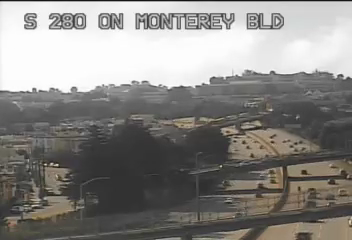
#> input picture frame 90 of car-tracking/test1.mp4, 352 x 240 px
$ python main.py   (older library calls are emulated)
#> lines starting #> are read from the running program, lines starting #| are printed output that depends on the picture
import cv2
import numpy as np

video_path = "../test1.mp4"

cap = cv2.VideoCapture(video_path)
ret, prev_frame = cap.read()
#> prev_frame is the input picture: shape (240, 352, 3); mean B, G, R 132.1, 135.2, 137.2

if not ret:
    print("Error reading video")
    exit()

prev_gray = cv2.cvtColor(prev_frame, cv2.COLOR_BGR2GRAY)
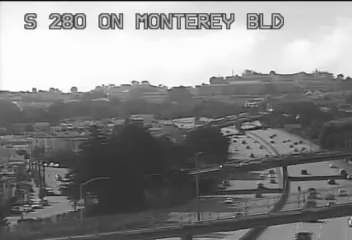
#> prev_gray: shape (240, 352); min 14, max 255, mean 135.5
prev_sobel = cv2.Sobel(prev_gray, cv2.CV_64F, 1, 1, ksize=3)
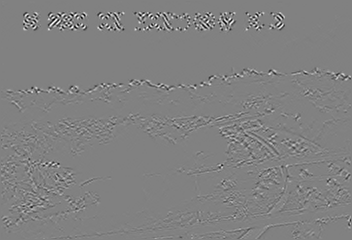
#> prev_sobel: shape (240, 352) float64; min -215, max 209, mean 0; drawn with min black and max white
prev_deltas = []  # store the last two deltas (so we can check across 3 frames)

while True:
    ret, frame = cap.read()
    if not ret:
        break

    gray = cv2.cvtColor(frame, cv2.COLOR_BGR2GRAY)
    blurred = cv2.GaussianBlur(gray, (5, 5), 0)
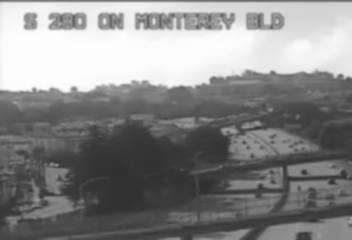
#> blurred: shape (240, 352); min 48, max 254, mean 135.6
    sobel = cv2.Sobel(blurred, cv2.CV_64F, 1, 1, ksize=3)
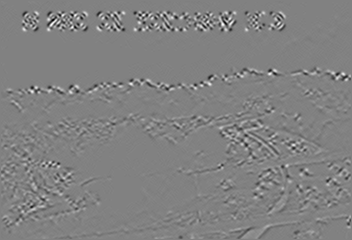
#> sobel: shape (240, 352) float64; min -65, max 63, mean 0; drawn with min black and max white

    delta = cv2.absdiff(sobel, prev_sobel)
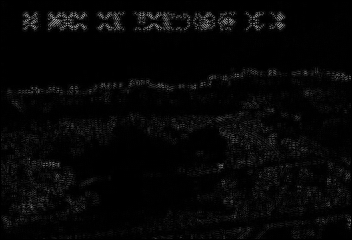
#> delta: shape (240, 352) float64; min 0, max 172, mean 6.1

    # normalize and convert to uint8 for masking/display
    delta /= np.max(delta) + 1e-10  # avoid division by zero
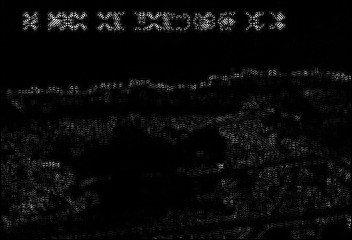
#> delta: shape (240, 352) float64; min 0, max 1, mean 0.0354
    delta *= 255.0
    delta = np.uint8(delta)

    # persistent motion across 3 frames: current delta AND previous two deltas
    persistent_motion_3 = np.zeros_like(delta)
    if len(prev_deltas) >= 2:
        current_mask = delta > 0
        prev_mask_1 = prev_deltas[-1] > 0
        prev_mask_2 = prev_deltas[-2] > 0
        persistent_mask_3 = current_mask & prev_mask_1 & prev_mask_2
        persistent_motion_3[persistent_mask_3] = 255

    # update delta buffer (keep last two)
    prev_deltas.append(delta.copy())
    if len(prev_deltas) > 2:
        prev_deltas.pop(0)

    cv2.imshow('Frame Delta', delta)
    cv2.imshow('Persistent Motion (3-frame)', persistent_motion_3)
    cv2.imshow("Sobel", cv2.convertScaleAbs(sobel))
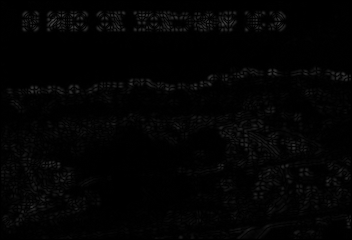
#> window 'Sobel': shape (240, 352); min 0, max 65, mean 3.2
    cv2.imshow("Original Frame", frame)

    if cv2.waitKey(30) & 0xFF == ord('q'):
#> (key q is pressed here)
        break

    prev_sobel = sobel

cap.release()
cv2.destroyAllWindows()

$ run again, starting later in the video
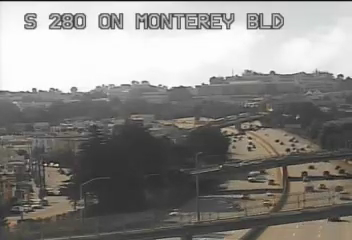
#> input picture frame 405 of car-tracking/test1.mp4, 352 x 240 px
#> prev_frame is the input picture: shape (240, 352, 3); mean B, G, R 132.2, 135.3, 137.1
#> `sobel = cv2.Sobel(blurred, cv2.CV_64F, 1, 1, ksize=3)`:
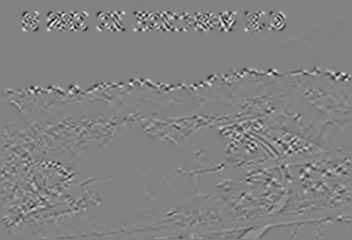
#> sobel: shape (240, 352) float64; min -66, max 63, mean 0; drawn with min black and max white
#> `delta /= np.max(delta) + 1e-10`:
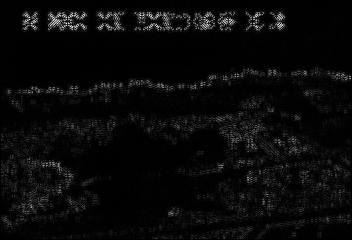
#> delta: shape (240, 352) float64; min 0, max 1, mean 0.0368

$ run again, starting later in the video
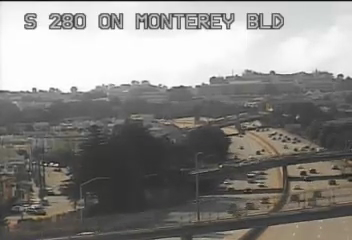
#> input picture frame 720 of car-tracking/test1.mp4, 352 x 240 px
#> prev_frame is the input picture: shape (240, 352, 3); mean B, G, R 132.7, 135.6, 137.3
#> `sobel = cv2.Sobel(blurred, cv2.CV_64F, 1, 1, ksize=3)`:
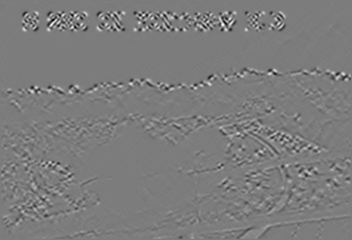
#> sobel: shape (240, 352) float64; min -66, max 69, mean 0; drawn with min black and max white
#> `delta /= np.max(delta) + 1e-10`:
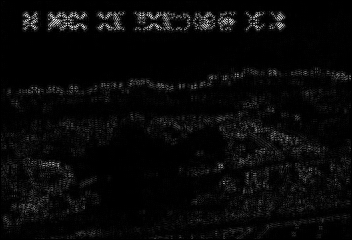
#> delta: shape (240, 352) float64; min 0, max 1, mean 0.0344
